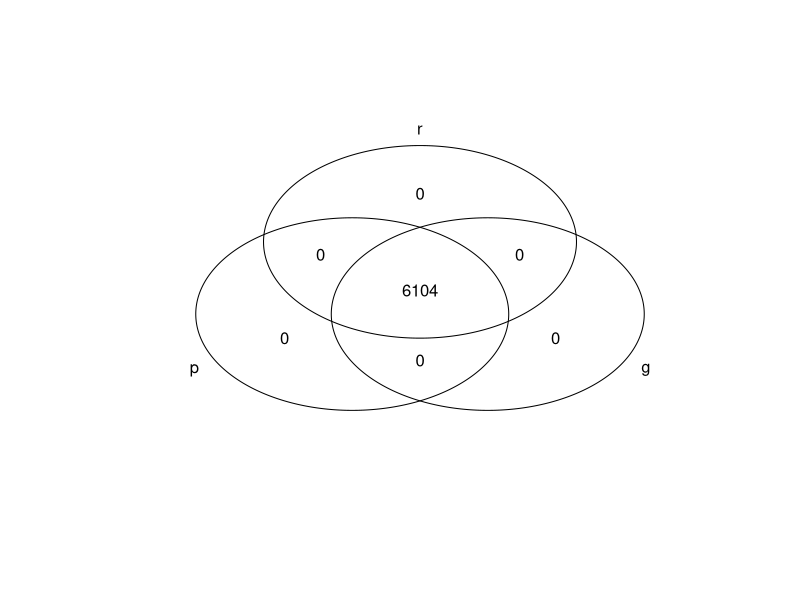
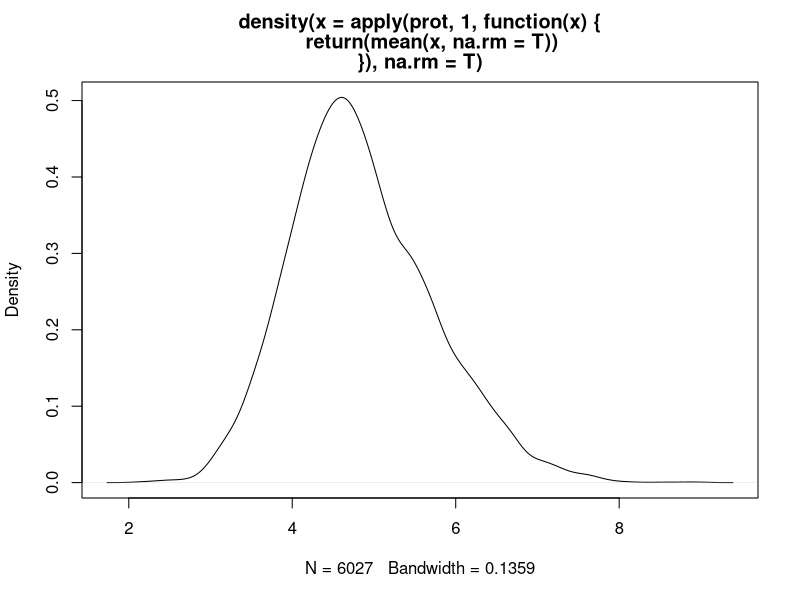
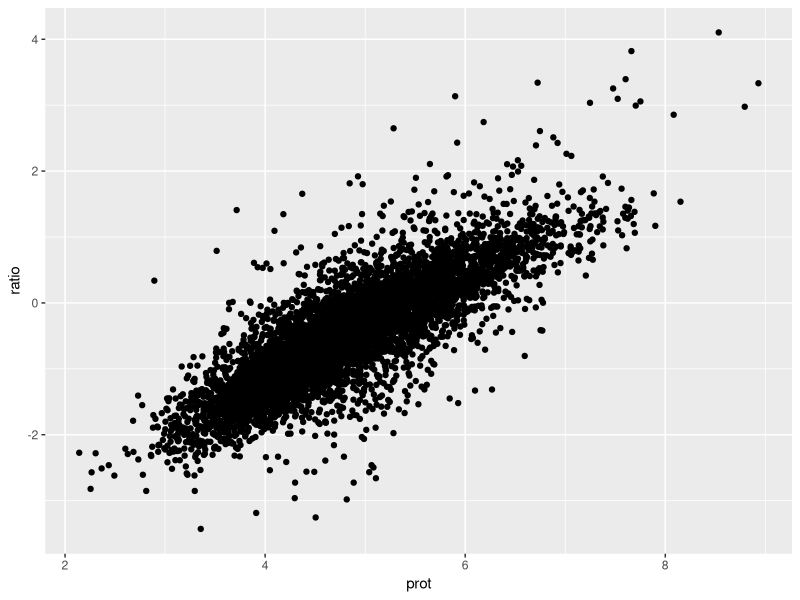
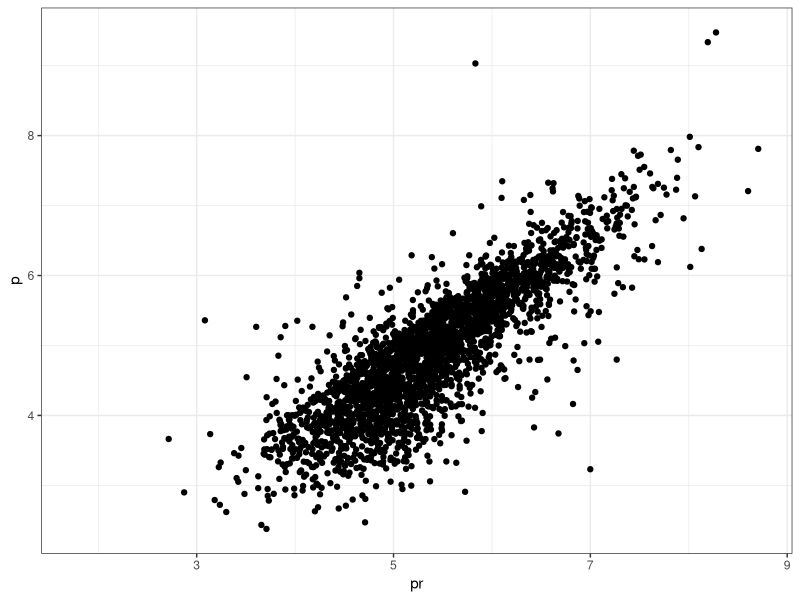
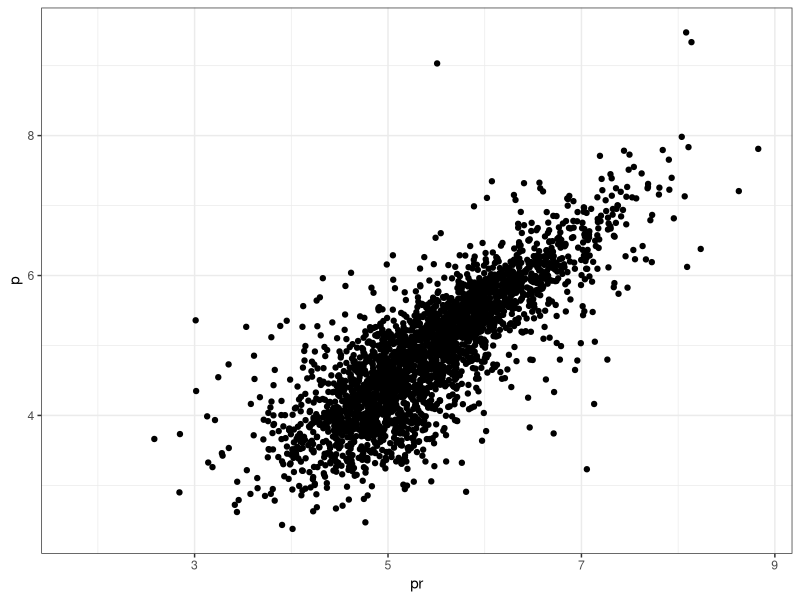
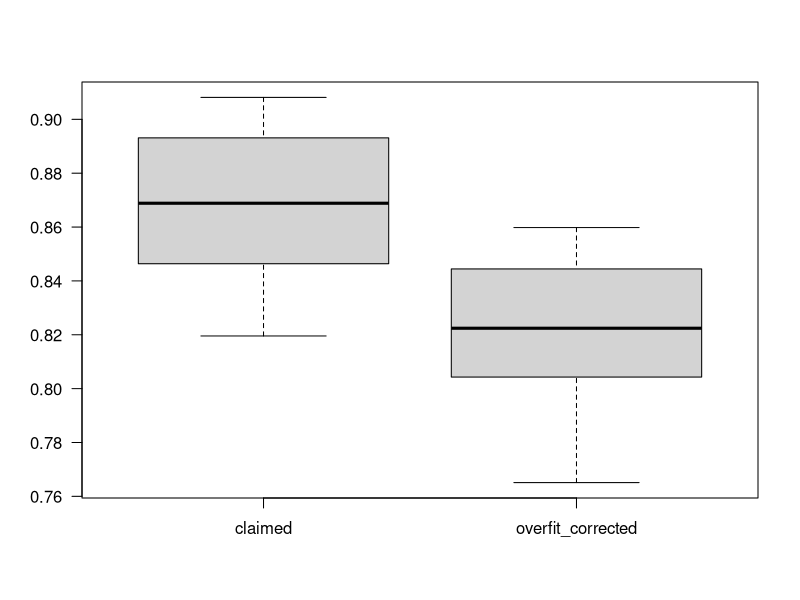

R code for these plots, in order:
setwd("~/OtherAnalysis/2015_07_03_mRNAvsProtein/DraftMapOfHumanProteome/")


# DATA IMPORT -------------------------------------------------------------
str(prot <- data.matrix(read.csv("data/proteins.csv", row.names = 1)))
str(gene <- data.matrix(read.csv("data/transcripts.csv", row.names = 1)))
str(ratio <- data.matrix(read.csv("data/ratios.csv", row.names = 1)))
library(gplots)
venn(list(p = row.names(prot), g= row.names(gene), r=row.names(ratio)))

colnames(prot)
colnames(gene)
colnames(gene) <- colnames(prot)
stopifnot(all(colnames(prot) == colnames(gene)))

stopifnot(all(rownames(prot) == rownames(gene)))
stopifnot(all(rownames(prot) == rownames(ratio)))

#########################
# ORIGINAL VALUES ---------------------------------------------------------
#########################
plot(density(apply(prot,1,function(x){return(mean(x, na.rm = T))}), na.rm=T))
sum(apply(prot,1,function(x){return(mean(x, na.rm = T))}) > 8.5, na.rm = T)


# Getting ratios ----------------------------------------------------------
log10(10**(prot[2,1]-10)/(10**gene[2,1]/10**6))
ratio[2,1]
##
log10(median(10**(prot[2,]-10)/(10**gene[2,]/10**6)))
##
geneUN <- (10**gene)/10**6
protUN <- 10**(prot-10)
round(log10(median(protUN[2,]/geneUN[2,])),7)== round(ratio[2,1],7)
round(log10(median(10**(prot[2,]-10)/(10**gene[2,]/10**6))),7) == round(ratio[2,1],7)

str(ratio <- data.frame(ratio))
str(ratio$nik <- log10(apply(protUN/geneUN, 1, function(x) median(x, na.rm=T))))
head(ratio)
table(ratio$tr <- (round(ratio$nik,5) == round(ratio[,1],5)))
subset(ratio, is.na(tr))
sum(is.na(ratio$tr))
sum(is.na(ratio$protein.mRNA.ratio))
ratio$rat <- ratio$protein.mRNA.ratio
ratio$rat[is.na(ratio$rat)] <- ratio$X[is.na(ratio$rat)]
head(ratio)

# Median protein vs ratio --------------------------------------------------
str(pDat <- data.frame(ratio=ratio$nik, prot=apply(prot,1,function(x){return(median(x, na.rm = T))})))
library(ggplot2)
ggplot(pDat, aes(x=prot, y=ratio)) + geom_point()
cor(pDat, use="pairwise.complete.obs")

# Predicting protein from RNA ---------------------------------------------
str(protPred <- geneUN * (10**ratio$protein.mRNA.ratio))
str(protPred <- log10(protPred)+10)

# Reproducing published results -------------------------------------------
tissueMats <- lapply(colnames(prot), function(tis) data.frame(p=prot[,tis], pr=protPred[,tis]))
names(tissueMats) <- colnames(prot)
# compare with figure SF7 or fig 5a bottom right (Salvary gland)
ggplot(tissueMats$uterus, aes(x=pr, y=p)) + geom_point() + theme_bw()
round(claimed <- sapply(tissueMats, function(mat) cor(mat, method="spearman", use="pairwise.complete.obs")[2,1]),2)

#########################
# WITHOUT OVERFITTING (same tissue not used to predict) ---------------------------------------------------------
#########################

# Matrices each missing one tissue ----------------------------------------
nikGenes <- lapply(colnames(geneUN), function(tis) geneUN[,-which(colnames(geneUN) == tis)])
names(nikGenes) <- colnames(geneUN)
nikProteins <- lapply(colnames(protUN), function(tis) protUN[,-which(colnames(protUN) == tis)])
names(nikProteins) <- colnames(protUN)
nikRatios <- lapply(colnames(geneUN), function(tis) apply((nikProteins[[tis]]/nikGenes[[tis]]), 1, function(x) median(x, na.rm=T)))
names(nikRatios) <- colnames(geneUN)
# Test this another way
str(ratioMat <- protUN/geneUN)
nikRatios2 <- lapply(colnames(ratioMat), function(tis) apply(ratioMat[,-which(colnames(ratioMat) == tis)], 1, function(x) median(x, na.rm=T)))
names(nikRatios2) <- colnames(ratioMat)
for(i in names(nikRatios)){ stopifnot(all(nikRatios[[i]] == nikRatios2[[i]], na.rm=T)) }

# Do one example to test it worked -----------------------------------------
str(nikGenesUterus <- geneUN[,-which(colnames(geneUN) == "uterus")])
str(nikProteinUterus <- protUN[,-which(colnames(protUN) == "uterus")])
colnames(nikGenesUterus)
stopifnot(all(colnames(nikGenesUterus) == colnames(nikProteinUterus)))
str(nikRatiosUterusMat <- nikProteinUterus/nikGenesUterus)
stopifnot(nikRatiosUterusMat[21, "prostate"] == protUN[21, "prostate"]/geneUN[21, "prostate"])
str(nikRatiosUterusVec <- apply(nikRatiosUterusMat, 1, function(row){return(median(row, na.rm=T))}))
stopifnot(all(nikRatiosUterusVec == nikRatios$uterus, na.rm=T))
stopifnot(all(nikRatiosUterusVec == nikRatios2$uterus, na.rm=T))
(x <- subset(data.frame(r = nikRatiosUterusVec, r1 = nikRatios$uterus, r2 = nikRatios$uterus, same = nikRatiosUterusVec == nikRatios$uterus), is.na(same)))
stopifnot(all(is.na(x$r1)))
stopifnot(all(is.na(x$r2)))

# Predict proteins --------------------------------------------------------
sapply(nikRatios, str)
str(nikRatiosMat <- do.call(cbind, nikRatios))
all(colnames(nikRatiosMat) == colnames(geneUN))
str(nikProtPred <- log10(geneUN * nikRatiosMat)+10)

# creating the same numbers and figures
nikTissueMats <- lapply(colnames(geneUN), function(tis) data.frame(p=prot[,tis], pr=nikProtPred[,tis]))
names(nikTissueMats) <- colnames(geneUN)
str(nikTissueMats)
round(sapply(nikTissueMats, function(mat) cor(mat, method="spearman", use="pairwise.complete.obs")[2,1]),2)
ggplot(nikTissueMats$uterus, aes(x=pr, y=p)) + geom_point() + theme_bw()

boxplot(list(
  claimed=claimed,
  overfit_corrected=sapply(nikTissueMats, function(mat) cor(mat, method="spearman", use="pairwise.complete.obs")[2,1])
  ), las = 1)

save(gene, geneUN, prot, protUN, protPred, nikRatiosMat, nikProtPred, claimed, nikTissueMats, file="0_0_data.RData")
